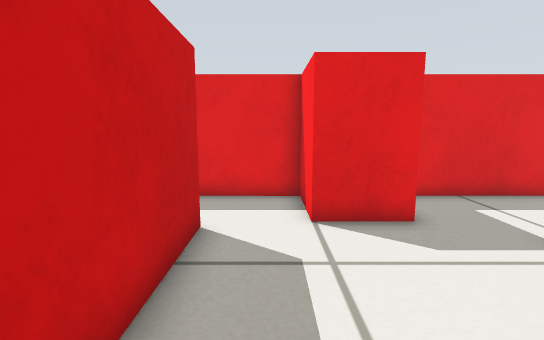
View 1 (above)

16 first-person views from a walk through a robot-simulator world made for Gazebo. The camera is 0.43 m above the floor, tilts 8° down and sees 85° across. The floor is counted in squares, 0.2 m on a side. Each view is taken from the middle of a square. On the plan, view 1 faces up. The plan holds only what a view shows up to about 17 squares ahead; the rest is blank.

View 2
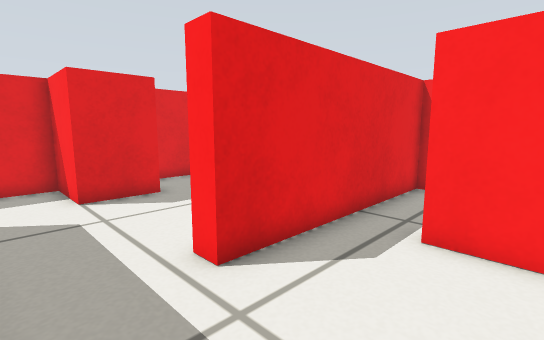

View 3
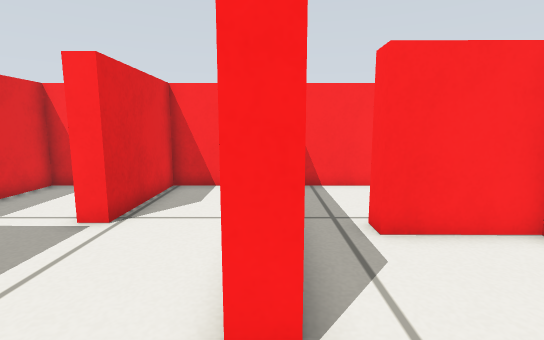

View 4
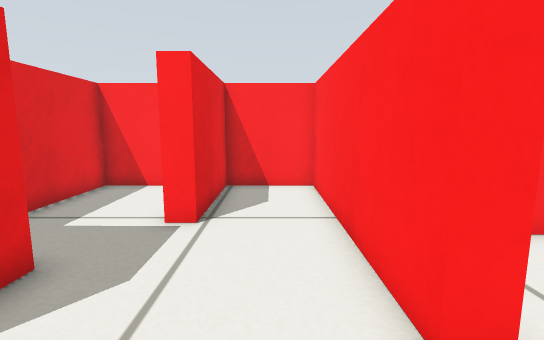

View 5
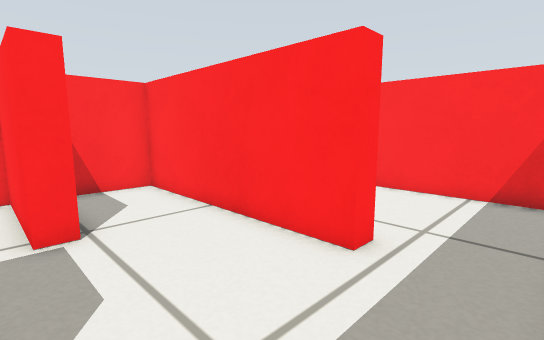

View 6
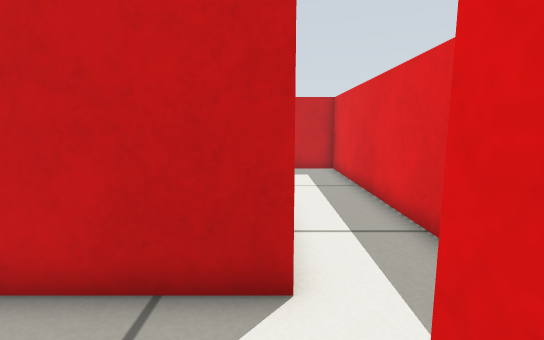

View 7
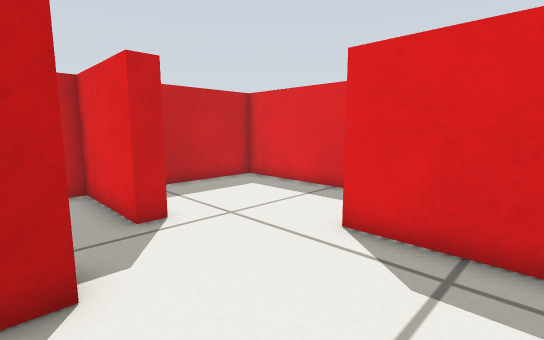

View 8
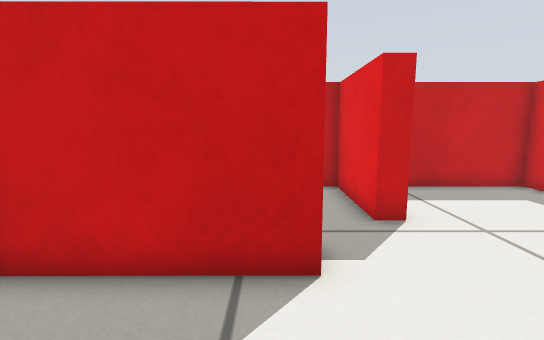

View 9
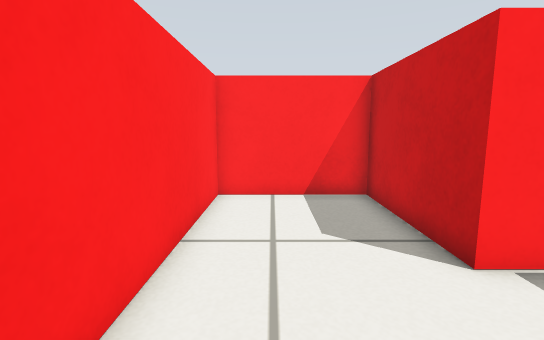

View 10
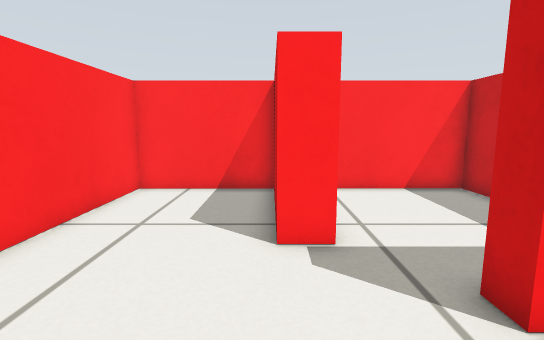

View 11
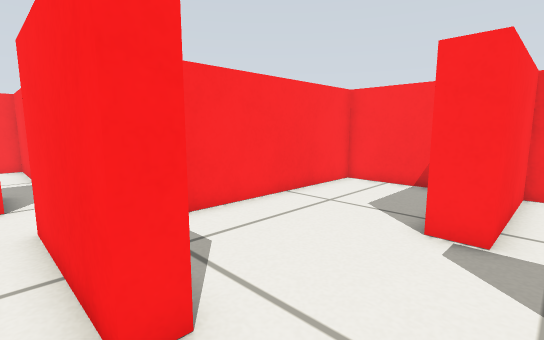

View 12
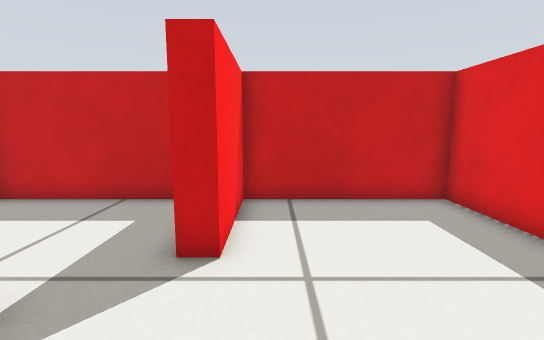

View 13
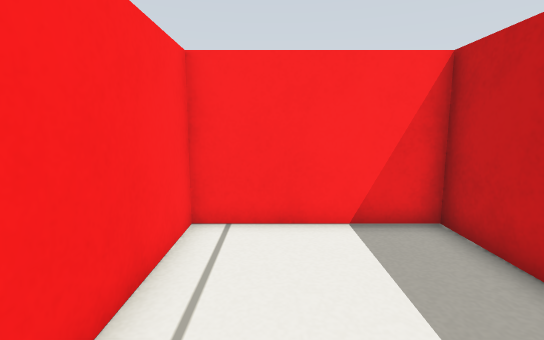

View 14
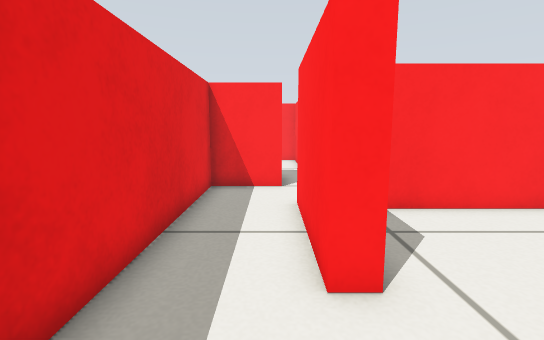

View 15
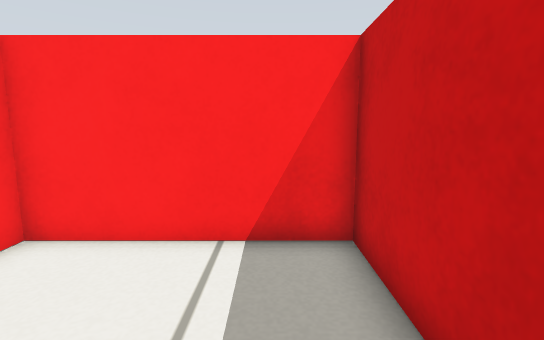

View 16
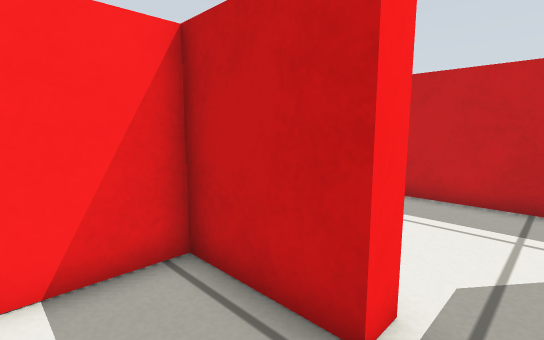

### Floor plan
Points are (right, up) in squares from view 1. A wall is a line through its corners. A room is listed if a view was taken in it or the views show most of it. See-through windows are left out.
Room 1 (views 1, 2, 3, 15)
walls: (-1.6, -0.3) (-1.6, -4.5) (4.8, -4.5) (4.8, -1.2); (4.5, 0.7) (1.5, 0.7) (1.5, 1.4)
ways out: opening at (0, 1) to room 2; opening at (5, -0.5) to room 5
Room 2 (views 4, 5, 7, 8, 9, 10, 11, 12, 14)
walls: (-3, 5.5) (-6.4, 5.5) (-6.4, 6.3) (-1.6, 6.3) (-1.6, 1.5); (-8.2, 0.7) (-7.1, 0.7) (-7.1, -4.5) (-2.3, -4.5) (-2.2, 3.9); (0.9, 6.6) (0.9, 9.3) (-13.8, 9.3) (-13.8, 3.1) (-9.7, 3.1) (-9.7, 2.4)
ways out: opening at (0, 1) to room 1; opening at (2.5, 4) to room 3; opening at (-9.5, 1.5) to room 4
Room 3 (view 6)
walls: (3.4, 6.6) (0.9, 6.6); (1.5, 1.4) (10, 1.4) (10, 4.7) (5.5, 4.7) (5.5, 5.4) (10, 5.4) (10, 9.3) (4.4, 9.3)
ways out: opening at (2.5, 4) to room 2
Room 4 (view 13)
walls: (-9.7, 2.4) (-13.8, 2.4) (-13.8, -4.5) (-8.2, -4.5) (-8.2, 0.7)
ways out: opening at (-9.5, 1.5) to room 2
Room 5 (view 16)
walls: (4.8, -1.2) (5.5, -1.2) (5.5, -4.5) (8, -4.5); (10, -2.8) (10, 0.7) (4.5, 0.7)
ways out: opening at (5, -0.5) to room 1

Where each view was taken, in squares from view 1:
view 1: 0 up, 0 right, facing up
view 2: 3 down, 1 left, facing up-right
view 3: 1 up, 1 left, facing right
view 4: 3 up, 1 left, facing right
view 5: 6 up, 1 left, facing down-right
view 6: 6 up, 2 right, facing left
view 7: 0 up, 3 left, facing up-left
view 8: 0 up, 3 left, facing left
view 9: 5 up, 4 left, facing down
view 10: 6 up, 7 left, facing down
view 11: 7 up, 9 left, facing down-right
view 12: 4 up, 5 left, facing left
view 13: 2 up, 10 left, facing down
view 14: 7 up, 10 left, facing right
view 15: 1 up, 0 right, facing down
view 16: 0 up, 8 right, facing down-left
